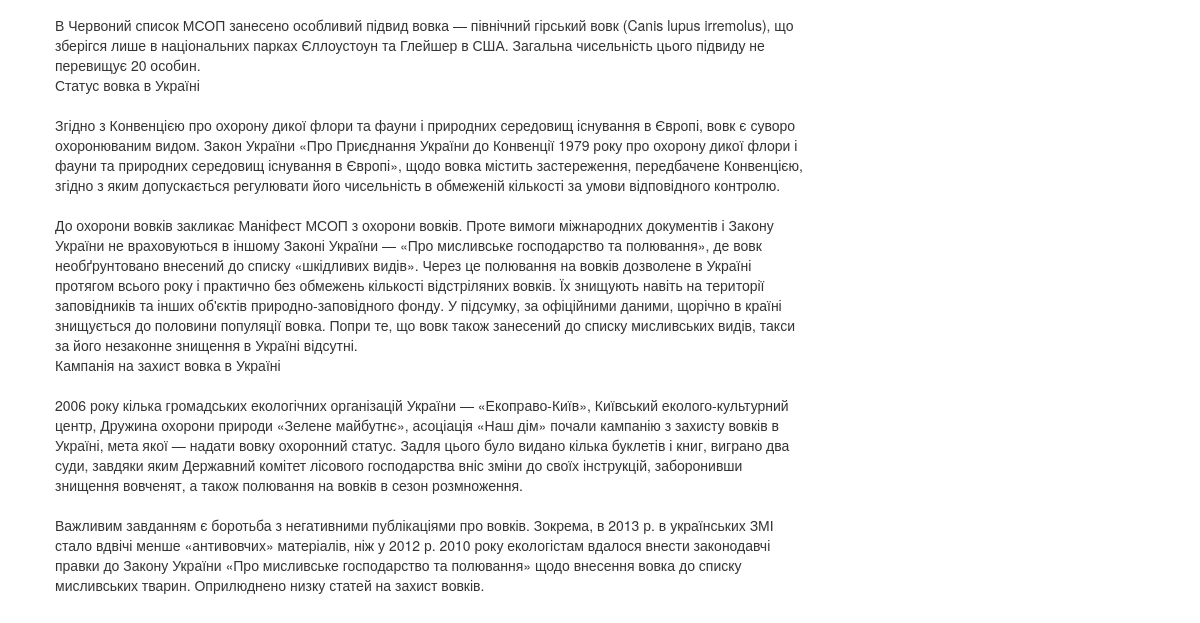
The app's page / (lower part), older data.
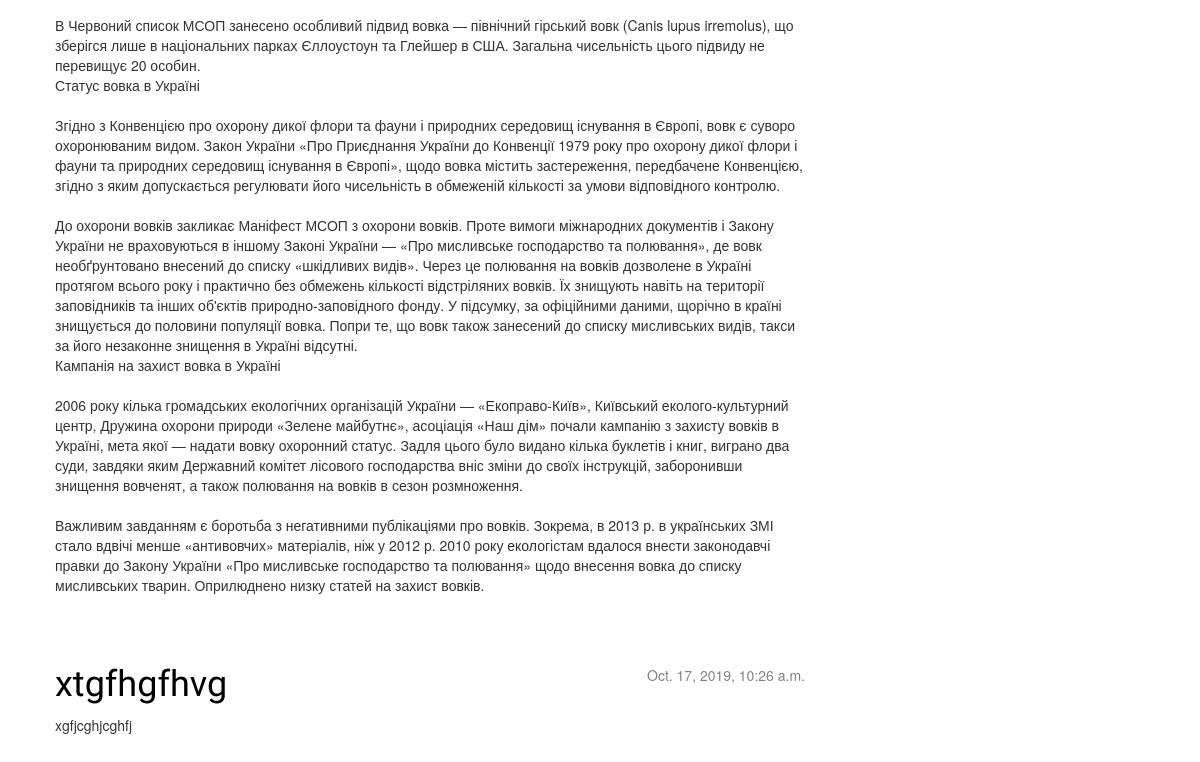
The same page, newer data.
### blog/models.py (models this page shows, shortened)
class Post(models.Model):
    author = models.ForeignKey('auth.User', on_delete=models.CASCADE)
    title = models.CharField(max_length=200)
    text = models.TextField()
    created_date = models.DateTimeField(
            default=timezone.now)
    published_date = models.DateTimeField(
            blank=True, null=True)

### blog/views.py (the view)
# urls.py: url(r'^$', views.post_list, name='post_list'),
def post_list(request):
    posts = Post.objects.filter(published_date__lte=timezone.now()).order_by('published_date')
    return render(request, 'blog/post_list.html', {'posts': posts})

### blog/templates/blog/post_list.html
{% extends 'blog/base.html' %}
{% block content %}
    {% for post in posts %}
        <div class="post">
            <div class="date">
                {{ post.published_date }}
            </div>
            <h1><a href="{% url 'post_detail' pk=post.pk %}">{{ post.title }}</a></h1>
            <p>{{ post.text|linebreaksbr }}</p>
        </div>
    {% endfor %}
{% endblock %}

Row changes from the older to the newer data that the page shows:
added Post: published_date "Oct. 17, 2019, 10:26 a.m.", title "xtgfhgfhvg", text "xgfjcghjcghfj"
